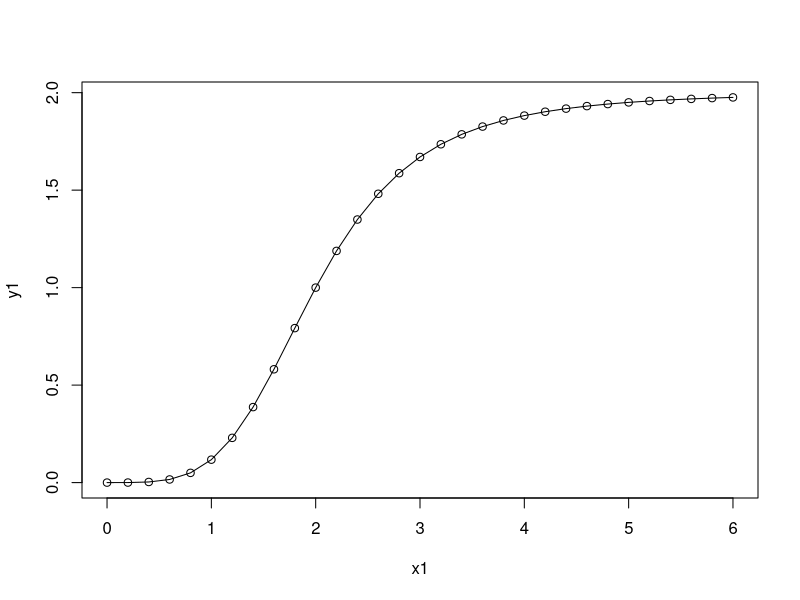
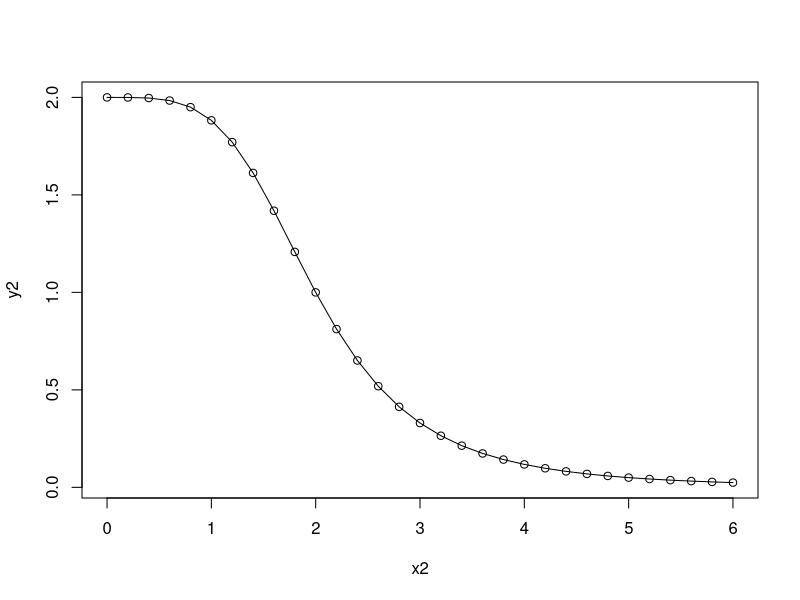
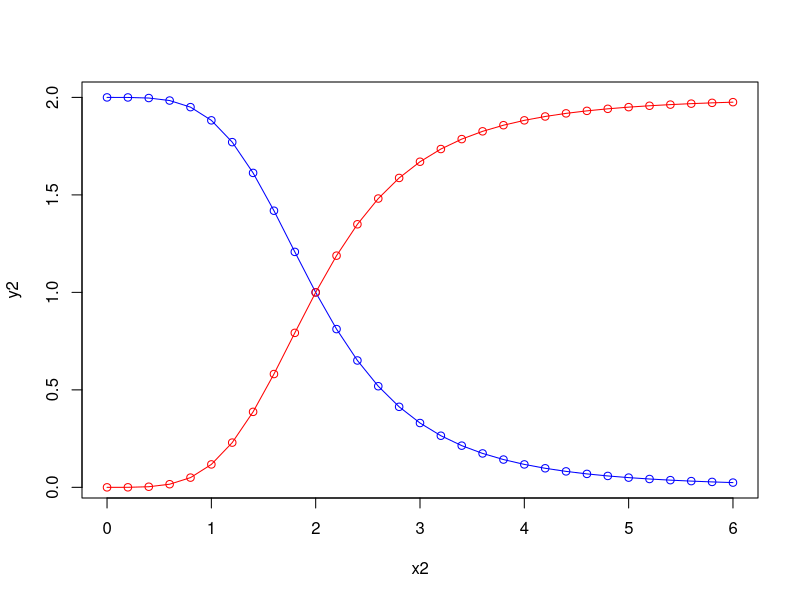

Write R code to recreate these figures, in order.
## ---- chunk 1
knitr::opts_chunk$set(echo = TRUE)
## ---- chunk 2

hillfunc_act <- function(beta, k, x, n){
                                y= beta*x^n/(k^n+x^n)
                                return(y)
}
## ---- chunk 3
x1 <- seq(0,6, by=0.2)
y1 <- hillfunc_act(beta=2,k=2,x=x1,n=4)
plot(x1,y1,type = 'o')
## ---- chunk 4

hillfunc_repr <- function(beta, k, x, n){
                                y= beta*k^n/(k^n+x^n)
                                return(y)
}
## ---- chunk 5
x2 <- seq(0,6, by=0.2)
y2 <- hillfunc_repr(beta=2,k=2,x=x2,n=4)
plot(x2,y2,type = 'o')
## ---- chunk 6
plot(x2,y2,type = 'o',col="blue")
lines(x1,y1,type = 'o',col="red")
## ---- chunk 7
sessionInfo()
